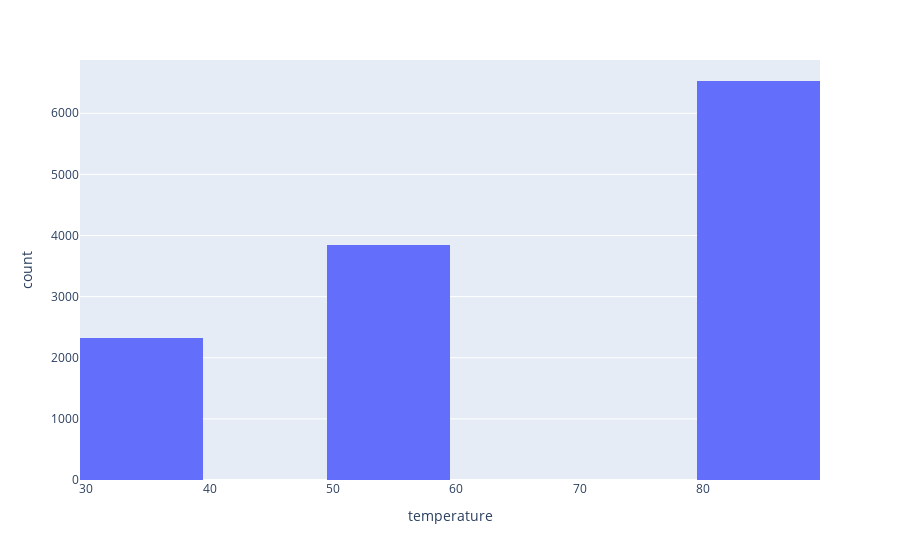

The notebook cell saved with this chart:
### Markdown cell above
6. Use a histogram to visualize the temperature column.

### Code cell
px.histogram(data, x="temperature", nbins=10)

### Figure 1 — Plotly figure (JSON) as saved in the notebook; plotly's stock layout.template omitted (floating-point values rounded to 4 significant figures; data arrays with more than 128 entries replaced by an {"elided": "..."} marker saying what was removed)
{"data": [{"alignmentgroup": "True", "bingroup": "x", "hovertemplate": "temperature=%{x}<br>count=%{y}<extra></extra>", "legendgroup": "", "marker": {"color": "#636efa", "pattern": {"shape": ""}}, "name": "", "nbinsx": 10, "offsetgroup": "", "orientation": "v", "showlegend": false, "type": "histogram", "x": {"elided": "12684 int values"}, "xaxis": "x", "yaxis": "y"}], "layout": {"autosize": true, "barmode": "relative", "legend": {"tracegroupgap": 0}, "margin": {"t": 60}, "xaxis": {"anchor": "y", "autorange": true, "domain": [0, 1], "range": [29.5, 89.5], "title": {"text": "temperature"}, "type": "linear"}, "yaxis": {"anchor": "x", "autorange": true, "domain": [0, 1], "range": [0, 6872.0], "title": {"text": "count"}}}}
